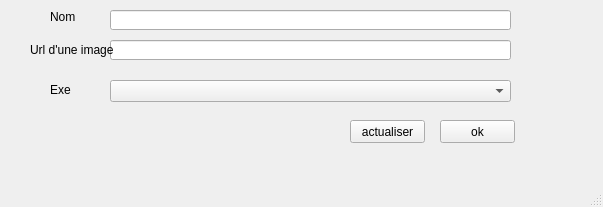
<?xml version="1.0" encoding="UTF-8"?>
<ui version="4.0">
 <class>MainWindow</class>
 <widget class="QMainWindow" name="MainWindow">
  <property name="geometry">
   <rect>
    <x>0</x>
    <y>0</y>
    <width>603</width>
    <height>207</height>
   </rect>
  </property>
  <property name="windowTitle">
   <string>MainWindow</string>
  </property>
  <widget class="QWidget" name="centralwidget">
   <widget class="QPushButton" name="btn_ok">
    <property name="geometry">
     <rect>
      <x>440</x>
      <y>120</y>
      <width>75</width>
      <height>23</height>
     </rect>
    </property>
    <property name="text">
     <string>ok</string>
    </property>
   </widget>
   <widget class="QLineEdit" name="lineEdit">
    <property name="geometry">
     <rect>
      <x>110</x>
      <y>10</y>
      <width>401</width>
      <height>20</height>
     </rect>
    </property>
   </widget>
   <widget class="QLineEdit" name="lineEdit_2">
    <property name="geometry">
     <rect>
      <x>110</x>
      <y>40</y>
      <width>401</width>
      <height>20</height>
     </rect>
    </property>
   </widget>
   <widget class="QLabel" name="label">
    <property name="geometry">
     <rect>
      <x>50</x>
      <y>10</y>
      <width>47</width>
      <height>13</height>
     </rect>
    </property>
    <property name="text">
     <string>Nom</string>
    </property>
   </widget>
   <widget class="QLabel" name="label_2">
    <property name="geometry">
     <rect>
      <x>30</x>
      <y>40</y>
      <width>121</width>
      <height>20</height>
     </rect>
    </property>
    <property name="text">
     <string>Url d'une image</string>
    </property>
   </widget>
   <widget class="QComboBox" name="comboBox">
    <property name="geometry">
     <rect>
      <x>110</x>
      <y>80</y>
      <width>401</width>
      <height>22</height>
     </rect>
    </property>
   </widget>
   <widget class="QLabel" name="label_3">
    <property name="geometry">
     <rect>
      <x>50</x>
      <y>80</y>
      <width>121</width>
      <height>20</height>
     </rect>
    </property>
    <property name="text">
     <string>Exe</string>
    </property>
   </widget>
   <widget class="QPushButton" name="pushButton">
    <property name="geometry">
     <rect>
      <x>350</x>
      <y>120</y>
      <width>75</width>
      <height>23</height>
     </rect>
    </property>
    <property name="text">
     <string>actualiser</string>
    </property>
   </widget>
  </widget>
  <widget class="QMenuBar" name="menubar">
   <property name="geometry">
    <rect>
     <x>0</x>
     <y>0</y>
     <width>603</width>
     <height>21</height>
    </rect>
   </property>
  </widget>
  <widget class="QStatusBar" name="statusbar"/>
 </widget>
 <resources/>
 <connections/>
</ui>
